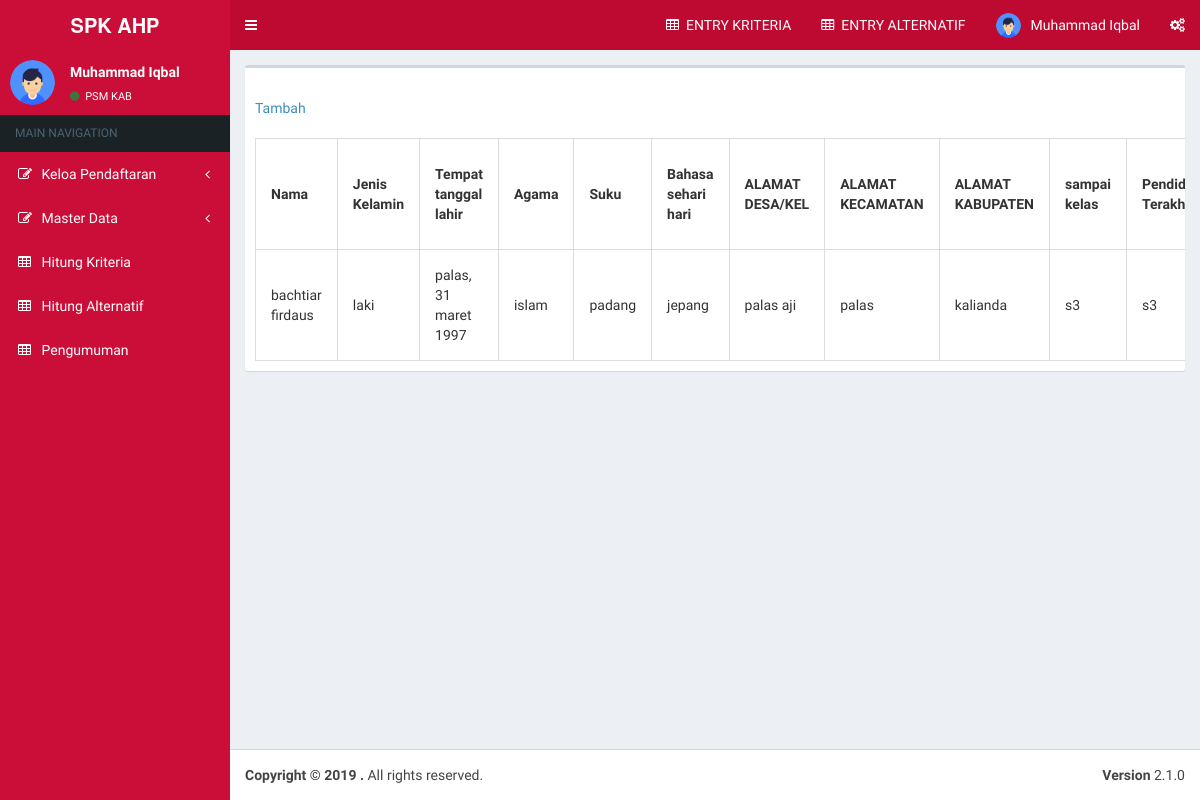
The app's page /dashboard.php?page=insert/calon_siswa (signed in), older data.
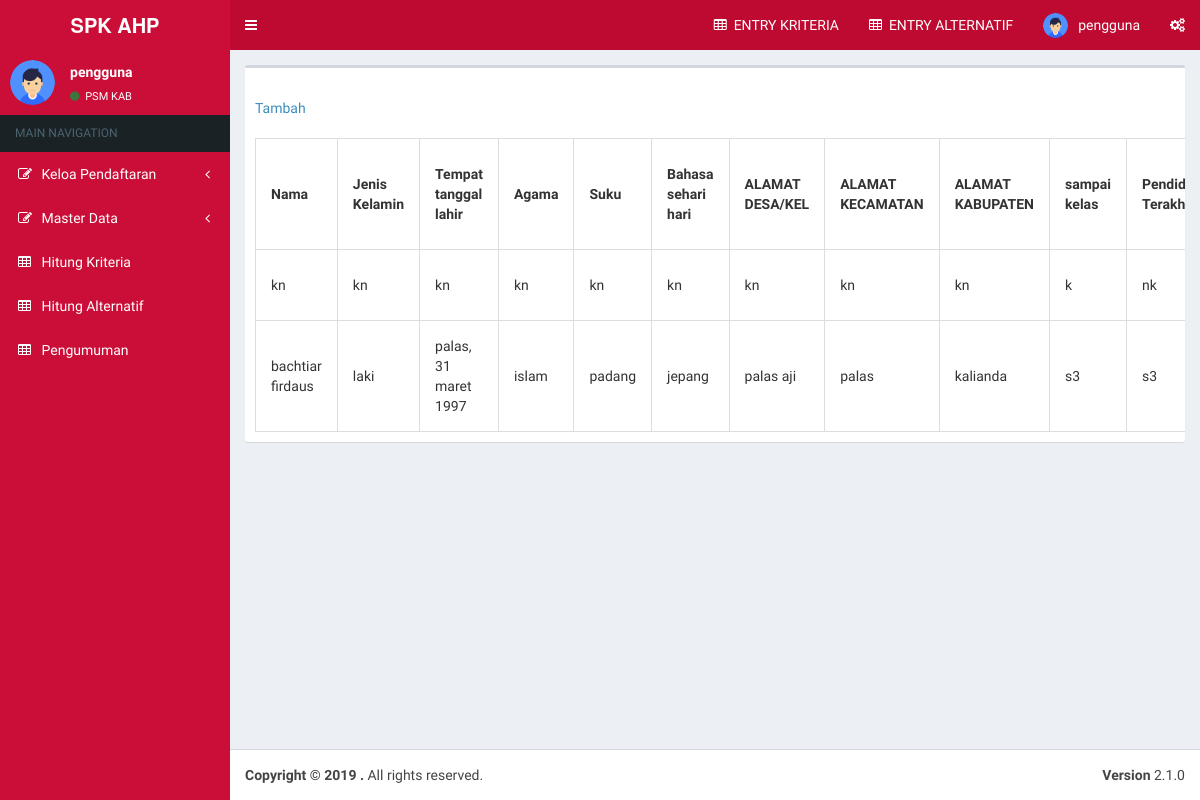
The same page, newer data.
### tables this page shows
CREATE TABLE IF NOT EXISTS `tb_users` (
`user_id` int(11) NOT NULL,
  `fullname` varchar(25) NOT NULL,
  `username` varchar(12) NOT NULL,
  `password` varchar(12) NOT NULL
);

CREATE TABLE IF NOT EXISTS `tbl_cs` (
`id` int(11) NOT NULL,
  `nama` varchar(500) NOT NULL,
  `jk` varchar(500) NOT NULL,
  `ttl` varchar(500) NOT NULL,
  `agama` varchar(500) NOT NULL,
  `suku` varchar(500) NOT NULL,
  `bahasa` varchar(500) NOT NULL,
  `ald` varchar(500) NOT NULL,
  `alk` varchar(500) NOT NULL,
  `alko` varchar(500) NOT NULL,
  `ltlsk` varchar(500) NOT NULL,
  `pt` varchar(500) NOT NULL,
  `atls` varchar(500) NOT NULL,
  `km` varchar(500) NOT NULL,
  `mn` varchar(500) NOT NULL,
  `pb` varchar(500) NOT NULL,
  `bpbd` varchar(500) NOT NULL,
  `gp` varchar(500) NOT NULL,
  `nokk` varchar(500) NOT NULL,
  `nik` varchar(500) NOT NULL,
  `jurusan` varchar(500) NOT NULL,
  `asrama` varchar(500) NOT NULL,
  `lk` varchar(500) NOT NULL,
  `lm` varchar(500) NOT NULL,
  `ls` varchar(500) NOT NULL,
  `con` int(10) NOT NULL
);

### Connections/koneksi.php (called while the page is built, shortened)
<?php
if (!function_exists("GetSQLValueString")) {
function GetSQLValueString($theValue, $theType, $theDefinedValue = "", $theNotDefinedValue = "")
{
  $theValue = get_magic_quotes_gpc() ? stripslashes($theValue) : $theValue;
  $theValue = function_exists("mysql_real_escape_string") ? mysql_real_escape_string($theValue) : mysql_escape_string($theValue);
  switch ($theType) {
    case "text":
      $theValue = ($theValue != "") ? "'" . $theValue . "'" : "NULL";
      break;
  }
  return $theValue;
}
}
?>

### insert/calon_siswa.php (the view, shortened to what this page needs)
<?php
include_once("\insert\config.php");
$result = mysqli_query($mysqli, "SELECT * FROM tbl_cs ORDER BY id DESC");
?>
<html>
<head>
</head>
<body>
<a href="insert/add_cs.php">Tambah</a><br/><br/>
    <table class="tableee" border=1>
    <tr>
                <th>Nama</th>
                <th>Jenis Kelamin</th>
                <th>Tempat tanggal lahir</th>
                <th>Agama</th>
                <th>Suku</th>
                <th>Bahasa sehari hari</th>
                <th>ALAMAT DESA/KEL</th>
                <th>ALAMAT KECAMATAN </th>
                <th>ALAMAT KABUPATEN</th>
                <th>sampai kelas</th>
                <th>Pendidikan Terakhir</th>
     </tr>
    <?php
    while($user_data = mysqli_fetch_array($result)) {
        echo "<tr>";
        echo "<td>".$user_data['nama']."</td>";
        echo "<td>".$user_data['jk']."</td>";
        echo "<td>".$user_data['ttl']."</td>";
        echo "<td>".$user_data['agama']."</td>";
        echo "<td>".$user_data['suku']."</td>";
        echo "<td>".$user_data['bahasa']."</td>";
        echo "<td>".$user_data['ald']."</td>";
        echo "<td>".$user_data['alk']."</td>";
        echo "<td>".$user_data['alko']."</td>";
        echo "<td>".$user_data['ltlsk']."</td>";
        echo "<td>".$user_data['pt']."</td>";
        echo "<td><a href='/program_april/insert/edit_cs.php?id=$user_data[id]'>Edit</a> | <a href='/program_april/insert/delete_cs.php?id=$user_data[id]'>Delete</a></td></tr>";
    }
    ?>
    </table>
</body>
</html>

### dashboard.php (shortened to what this page needs)
<?php
require_once('Connections/koneksi.php');
$colname_rs_users = "-1";
if (isset($_SESSION['MM_Username'])) {
  $colname_rs_users = $_SESSION['MM_Username'];
}
$query_rs_users = sprintf("SELECT * FROM tb_users WHERE username = %s", GetSQLValueString($colname_rs_users, "text"));
$rs_users = mysql_query($query_rs_users, $koneksi) or die(mysql_error());
$row_rs_users = mysql_fetch_assoc($rs_users);
?><!DOCTYPE html>
<html>
<head>
  <link rel="stylesheet" href="assets/bower_components/dist/css/bootstrap.min.css">
  <link rel="stylesheet" href="assets/bower_components/font-awesome/css/font-awesome.min.css">
  <link rel="stylesheet" href="assets/bower_components/Ionicons/css/ionicons.min.css">
  <link rel="stylesheet" href="assets/bower_components/bootstrap-daterangepicker/daterangepicker.css">
  <link rel="stylesheet" href="assets/bower_components/bootstrap-datepicker/dist/css/bootstrap-datepicker.min.css">
  <link rel="stylesheet" href="assets/bower_components/datatables.net-bs/css/dataTables.bootstrap.min.css">
  <link rel="stylesheet" href="assets/dist/css/AdminLTE.min.css">
  <link rel="stylesheet" href="assets/dist/css/animate.css">
  <link rel="stylesheet" href="assets/dist/css/skins/_all-skins.min.css">
  <link rel="stylesheet" href="assets/plugins/bootstrap-wysihtml5/bootstrap3-wysihtml5.min.css">
</head>
<body class="hold-transition skin-blue sidebar-mini">
<div class="wrapper">
<header class="main-header">
 <?php require_once('menu/nav.php'); ?>
 <?php require_once('menu/side.php'); ?>
  <div class="content-wrapper">
    <section class="content">
      <div class="row">
        <div class="col-md-12">
          <div class="box">
            <div class="box-header">
            </div>
            <div class="box-body" style="overflow: scroll;">
         <?php
		   if(isset($_GET["page"]) && $_GET["page"] != "home"){
			if(file_exists(htmlentities($_GET["page"]).".php")){
				include(htmlentities($_GET["page"]).".php");
			}else{
				include("404.php");
			}
		   }else{
		  include("home.php");
		  }
		?>
            </div>
          </div>
        </div>
      </div>
    </section>
  </div>
 <?php require_once('menu/footer.php'); ?>
</div>
</body>
</html>

### menu/nav.php (shortened to what this page needs)
    <a href="?page=home" class="logo">
      <span class="logo-lg"><b>SPK AHP</b></span>
    </a>
<nav class="navbar navbar-static-top">
      <a href="#" class="sidebar-toggle" data-toggle="push-menu" role="button">
      </a>
      <div class="navbar-custom-menu">
        <ul class="nav navbar-nav">
          <li class="dropdown notifications-menu">
            <a href="?page=insert/kriteria"><i class="fa fa-table"></i>&nbsp; <span class="blink_me">ENTRY KRITERIA </span>  </a>
          </li>
          <li class="dropdown messages-menu">
           <a href="?page=insert/alternatif"><i class="fa fa-table"></i>&nbsp; <span class="blink_me">ENTRY ALTERNATIF </span>  </a>
          </li>
          <li class="dropdown user user-menu">
            <a href="#" class="dropdown-toggle" data-toggle="dropdown">
            	<img src="assets/dist/img/logo.png" class="user-image" alt="User Image">
 				<span class="hidden-xs"> <?= $row_rs_users['fullname']; ?></span>
            </a>
          </li>
          <li>
            <a href="#" data-toggle="control-sidebar"><i class="fa fa-gears"></i></a>
          </li>
        </ul>
      </div>
    </nav>
 </header>

### menu/side.php (shortened to what this page needs)
<aside class="main-sidebar">
 <section class="sidebar">
      <div class="user-panel">
        <div class="pull-left image">
          <img src="assets/dist/img/logo.png" class="img-circle" alt="User Image">
        </div>
        <div class="pull-left info">
          <p><?= $row_rs_users['fullname']; ?></p>
          <a href="?page=config/kode&id=1"><i class="fa fa-circle text-success"></i> PSM KAB</a>
        </div>
      </div>
      <ul class="sidebar-menu" data-widget="tree">
        <li class="header">MAIN NAVIGATION</li>
        <li class="treeview">
          <a href="#">
            <i class="fa fa-edit"></i> <span>Keloa Pendaftaran</span>
            <span class="pull-right-container">
              <i class="fa fa-angle-left pull-right"></i>            </span>          </a>
        </li>
        <li class="treeview">
          <a href="#">
            <i class="fa fa-edit"></i> <span>Master Data</span>
            <span class="pull-right-container">
              <i class="fa fa-angle-left pull-right"></i>            </span>          </a>
        </li>
        <li><a href="?page=kriteria"><i class="fa fa-table"></i> <span>Hitung Kriteria</span></a> </li>
        <li><a href="?page=hitung_alternatif"><i class="fa fa-table"></i> <span>Hitung Alternatif</span></a> </li>
        <li><a href="?page=insert/pengumuman"><i class="fa fa-table"></i> <span>Pengumuman</span></a> </li>
      </ul>
    </section>
</aside>

### menu/footer.php
<footer class="main-footer">
  <div class="pull-right hidden-xs">
    <b>Version</b> 2.1.0
  </div>
  <strong>Copyright &copy; <?= date('Y'); ?> <a href="https://codeego.com"></a>.</strong> All rights reserved.
</footer>

### insert/calon_siswa.php (style rules this page uses)
table, td, th { border: 1px solid #ddd; text-align: left; }
table { border-collapse: collapse; width: 100%; overflow: scroll; }
th, td { padding: 15px; }

Row changes from the older to the newer data that the page shows:
changed tb_users: fullname "Muhammad Iqbal" → "pengguna"
added tbl_cs: nama "kn", jk "kn", ttl "kn", agama "kn", suku "kn", bahasa "kn", ald "kn", alk "kn", alko "kn", ltlsk "k", pt "nk"
